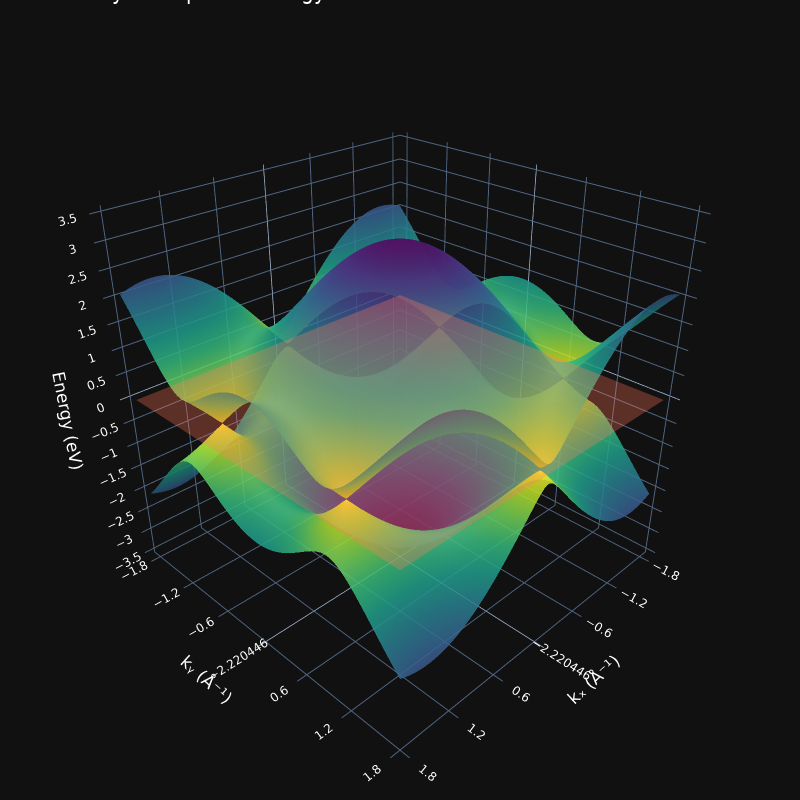

Write notebook code for a chart like this one.
### Markdown cell above
## b) 3d visualizer of k-space vs energy near K point

### Code cell
# Compute eigenenergies if not already computed
if 'eps' not in locals():
    eps = eigenenergies(Kx, Ky, H_bloch)

# Extract bands (assuming 2 bands for monolayer)
Z0 = eps[:, :, 0]  # First band
Z1 = eps[:, :, 1]  # Second band

# ========= energy bounds ============
zmin = float(np.nanmin([Z0, Z1]))
zmax = float(np.nanmax([Z0, Z1]))
z_pad = 0.1 * (zmax - zmin)  # 10% padding
zmin = zmin - z_pad
zmax = zmax + z_pad

# Apply energy bounds (mask values outside range)
Z0_plot = Z0.copy()
Z1_plot = Z1.copy()
Z0_plot[(Z0_plot < zmin) | (Z0_plot > zmax)] = np.nan
Z1_plot[(Z1_plot < zmin) | (Z1_plot > zmax)] = np.nan

# --- Create Plotly figure ---
fig = go.Figure()

# --- Add band surfaces ---
fig.add_trace(go.Surface(
    x=Kx, y=Ky, z=Z0_plot,
    colorscale="viridis",
    opacity=0.85,
    showscale=False,
    # colorbar=dict(title="Energy (eV)", x=1.02),
    name="Band 1"
))
fig.add_trace(go.Surface(
    x=Kx, y=Ky, z=Z1_plot,
    colorscale="viridis_r",
    opacity=0.85,
    showscale=False,
    name="Band 2"
))

# --- Add Fermi level plane (if defined) ---
if 'fermi_level' in locals():
    Zplane = np.full_like(Kx, fermi_level)
    fig.add_trace(go.Surface(
        x=Kx, y=Ky, z=Zplane,
        colorscale="Reds_r",
        opacity=0.3,
        showscale=False,
        name=f"E_F = {fermi_level} eV"
    ))

# ========== style / annotations ==========
spacing = 0.5
start = spacing * np.floor(zmin / spacing)
stop = spacing * np.ceil(zmax / spacing)
zticks = np.arange(start / spacing, stop / spacing + 0.5) * spacing

# Generate x and y ticks
xyticks = np.linspace(-1.8, 1.8, 7)  # -3, -2, -1, 0, 1, 2, 3

fig.update_layout(
    font=dict(family="DejaVu Sans", size=14, color="white"),
    margin=dict(l=0, r=0, t=0, b=0),
    scene=dict(
        xaxis=dict(
            title=dict(text="kₓ (Å⁻¹)"),
            tickvals=xyticks,
            tickfont=dict(family="DejaVu Sans", size=12)
        ),
        yaxis=dict(
            title=dict(text="kᵧ (Å⁻¹)"),
            tickvals=xyticks,
            tickfont=dict(family="DejaVu Sans", size=12)
        ),
        zaxis=dict(
            title=dict(text="Energy (eV)"),
            range=[zmin, zmax],
            tickvals=zticks,
            tickfont=dict(family="DejaVu Sans", size=12)
        ),
        aspectmode="manual",
        aspectratio=dict(x=1, y=1, z=1),
        camera=dict(
            eye=dict(x=1.5, y=1.5, z=1.2)
        )
    ),
    template="plotly_dark",
    width=800,
    height=800,
    title="Monolayer Graphene Energy Bands"
)

fig.show(config={"displayModeBar": False})

### Figure 1 — Plotly figure (JSON) as saved in the notebook; plotly's stock layout.template omitted (floating-point values rounded to 4 significant figures; data arrays with more than 128 entries replaced by an {"elided": "..."} marker saying what was removed)
{"data": [{"colorscale": [[0, "#440154"], [0.1111, "#482878"], [0.2222, "#3e4989"], [0.3333, "#31688e"], [0.4444, "#26828e"], [0.5556, "#1f9e89"], [0.6667, "#35b779"], [0.7778, "#6ece58"], [0.8889, "#b5de2b"], [1, "#fde725"]], "name": "Band 1", "opacity": 0.85, "showscale": false, "type": "surface", "x": {"elided": "100x100 float values"}, "y": {"elided": "100x100 float values"}, "z": {"elided": "100x100 float values"}}, {"colorscale": [[0, "#fde725"], [0.1111, "#b5de2b"], [0.2222, "#6ece58"], [0.3333, "#35b779"], [0.4444, "#1f9e89"], [0.5556, "#26828e"], [0.6667, "#31688e"], [0.7778, "#3e4989"], [0.8889, "#482878"], [1, "#440154"]], "name": "Band 2", "opacity": 0.85, "showscale": false, "type": "surface", "x": {"elided": "100x100 float values"}, "y": {"elided": "100x100 float values"}, "z": {"elided": "100x100 float values"}}, {"colorscale": [[0, "rgb(103,0,13)"], [0.125, "rgb(165,15,21)"], [0.25, "rgb(203,24,29)"], [0.375, "rgb(239,59,44)"], [0.5, "rgb(251,106,74)"], [0.625, "rgb(252,146,114)"], [0.75, "rgb(252,187,161)"], [0.875, "rgb(254,224,210)"], [1, "rgb(255,245,240)"]], "name": "E_F = 0.0 eV", "opacity": 0.3, "showscale": false, "type": "surface", "x": {"elided": "100x100 float values"}, "y": {"elided": "100x100 float values"}, "z": {"elided": "100x100 float values"}}], "layout": {"font": {"color": "white", "family": "DejaVu Sans", "size": 14}, "height": 800, "margin": {"b": 0, "l": 0, "r": 0, "t": 0}, "scene": {"aspectmode": "manual", "aspectratio": {"x": 1, "y": 1, "z": 1}, "camera": {"eye": {"x": 1.5, "y": 1.5, "z": 1.2}}, "xaxis": {"tickfont": {"family": "DejaVu Sans", "size": 12}, "tickvals": [-1.8, -1.2, -0.6, -2.22e-16, 0.6, 1.2, 1.8], "title": {"text": "kₓ (Å⁻¹)"}}, "yaxis": {"tickfont": {"family": "DejaVu Sans", "size": 12}, "tickvals": [-1.8, -1.2, -0.6, -2.22e-16, 0.6, 1.2, 1.8], "title": {"text": "kᵧ (Å⁻¹)"}}, "zaxis": {"range": [-3.599, 3.599], "tickfont": {"family": "DejaVu Sans", "size": 12}, "tickvals": [-4.0, -3.5, -3.0, -2.5, -2.0, -1.5, -1.0, -0.5, 0.0, 0.5, 1.0, 1.5, 2.0, 2.5, 3.0, 3.5, 4.0], "title": {"text": "Energy (eV)"}}}, "title": {"text": "Monolayer Graphene Energy Bands"}, "width": 800}}
